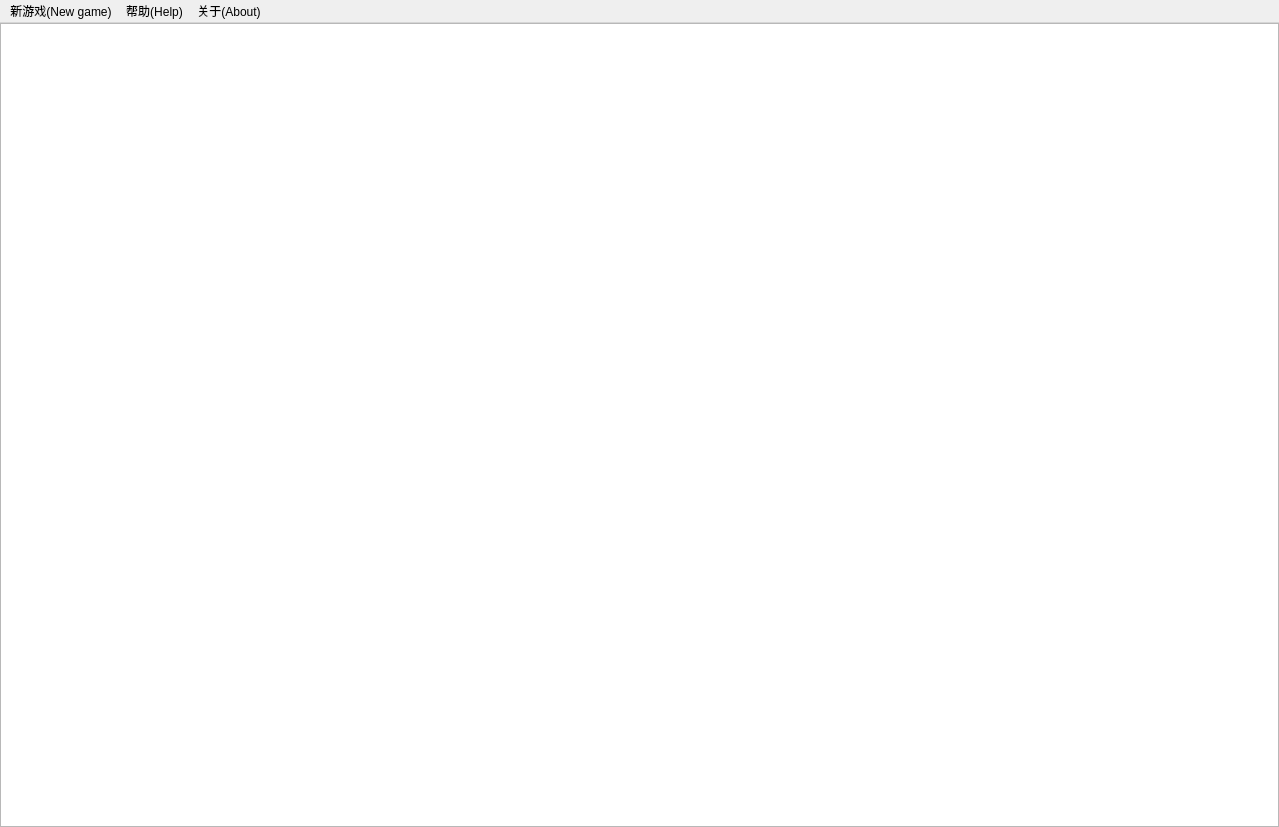
<?xml version="1.0" encoding="UTF-8"?>
<ui version="4.0">
 <class>Poke</class>
 <widget class="QMainWindow" name="Poke">
  <property name="geometry">
   <rect>
    <x>0</x>
    <y>0</y>
    <width>1279</width>
    <height>827</height>
   </rect>
  </property>
  <property name="minimumSize">
   <size>
    <width>1279</width>
    <height>827</height>
   </size>
  </property>
  <property name="maximumSize">
   <size>
    <width>1279</width>
    <height>827</height>
   </size>
  </property>
  <property name="windowTitle">
   <string>Poke</string>
  </property>
  <property name="windowIcon">
   <iconset resource="resources.qrc">
    <normaloff>:/images/favicon.ico</normaloff>:/images/favicon.ico</iconset>
  </property>
  <widget class="QWidget" name="centralwidget">
   <property name="styleSheet">
    <string notr="true">background-image: url(:/images/table_large.png); background-repeat: no-repeat; background-position: center;</string>
   </property>
   <widget class="QGraphicsView" name="graphicsView">
    <property name="geometry">
     <rect>
      <x>0</x>
      <y>0</y>
      <width>1279</width>
      <height>804</height>
     </rect>
    </property>
    <property name="minimumSize">
     <size>
      <width>1279</width>
      <height>804</height>
     </size>
    </property>
    <property name="maximumSize">
     <size>
      <width>1279</width>
      <height>804</height>
     </size>
    </property>
    <property name="dragMode">
     <enum>QGraphicsView::NoDrag</enum>
    </property>
   </widget>
   <widget class="QPushButton" name="kuang">
    <property name="geometry">
     <rect>
      <x>497</x>
      <y>17</y>
      <width>72</width>
      <height>72</height>
     </rect>
    </property>
    <property name="styleSheet">
     <string notr="true">
        border-radius: 36px;
        color: transparent;
        background-image: url(:/images/button_white_up.png);</string>
    </property>
    <property name="text">
     <string>PushButton</string>
    </property>
   </widget>
   <widget class="QPushButton" name="fa">
    <property name="geometry">
     <rect>
      <x>497</x>
      <y>101</y>
      <width>72</width>
      <height>72</height>
     </rect>
    </property>
    <property name="styleSheet">
     <string notr="true">
        border-radius: 36px;
        color: transparent;
        background-image: url(:/images/button_green_up.png);</string>
    </property>
    <property name="text">
     <string>PushButton</string>
    </property>
   </widget>
   <widget class="QPushButton" name="zhong">
    <property name="geometry">
     <rect>
      <x>497</x>
      <y>183</y>
      <width>72</width>
      <height>72</height>
     </rect>
    </property>
    <property name="styleSheet">
     <string notr="true">
        border-radius: 36px;
        color: transparent;
        background-image: url(:/images/button_red_up.png);</string>
    </property>
    <property name="text">
     <string>PushButton</string>
    </property>
   </widget>
  </widget>
  <widget class="QMenuBar" name="menubar">
   <property name="geometry">
    <rect>
     <x>0</x>
     <y>0</y>
     <width>1279</width>
     <height>23</height>
    </rect>
   </property>
   <property name="styleSheet">
    <string/>
   </property>
   <addaction name="action_xinyouxi"/>
   <addaction name="action_help"/>
   <addaction name="action_guanyu"/>
  </widget>
  <action name="action_xinyouxi">
   <property name="text">
    <string>新游戏(New game)</string>
   </property>
  </action>
  <action name="action_help">
   <property name="text">
    <string>帮助(Help)</string>
   </property>
  </action>
  <action name="action_guanyu">
   <property name="text">
    <string>关于(About)</string>
   </property>
  </action>
 </widget>
 <resources>
  <include location="resources.qrc"/>
 </resources>
 <connections/>
</ui>
